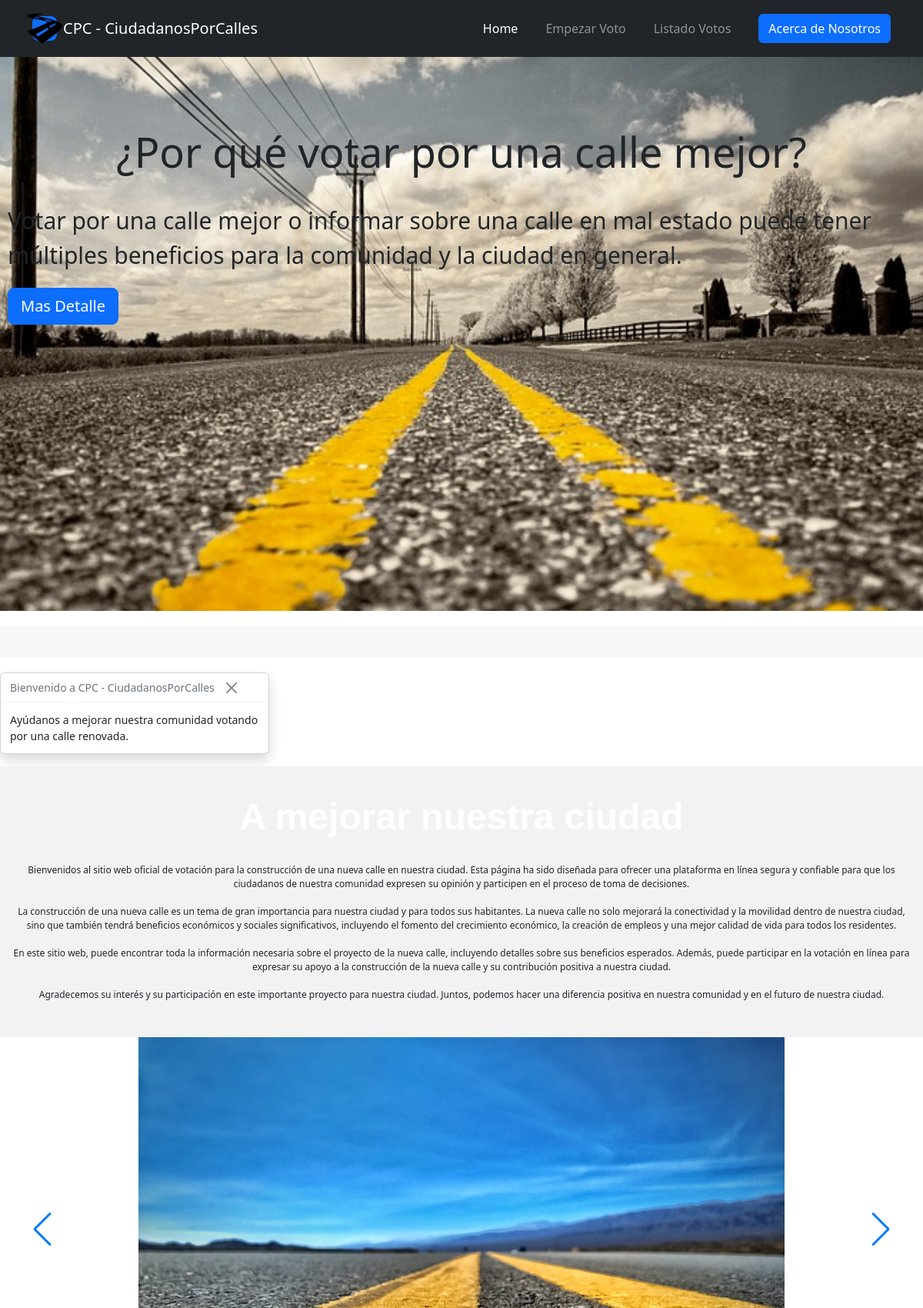
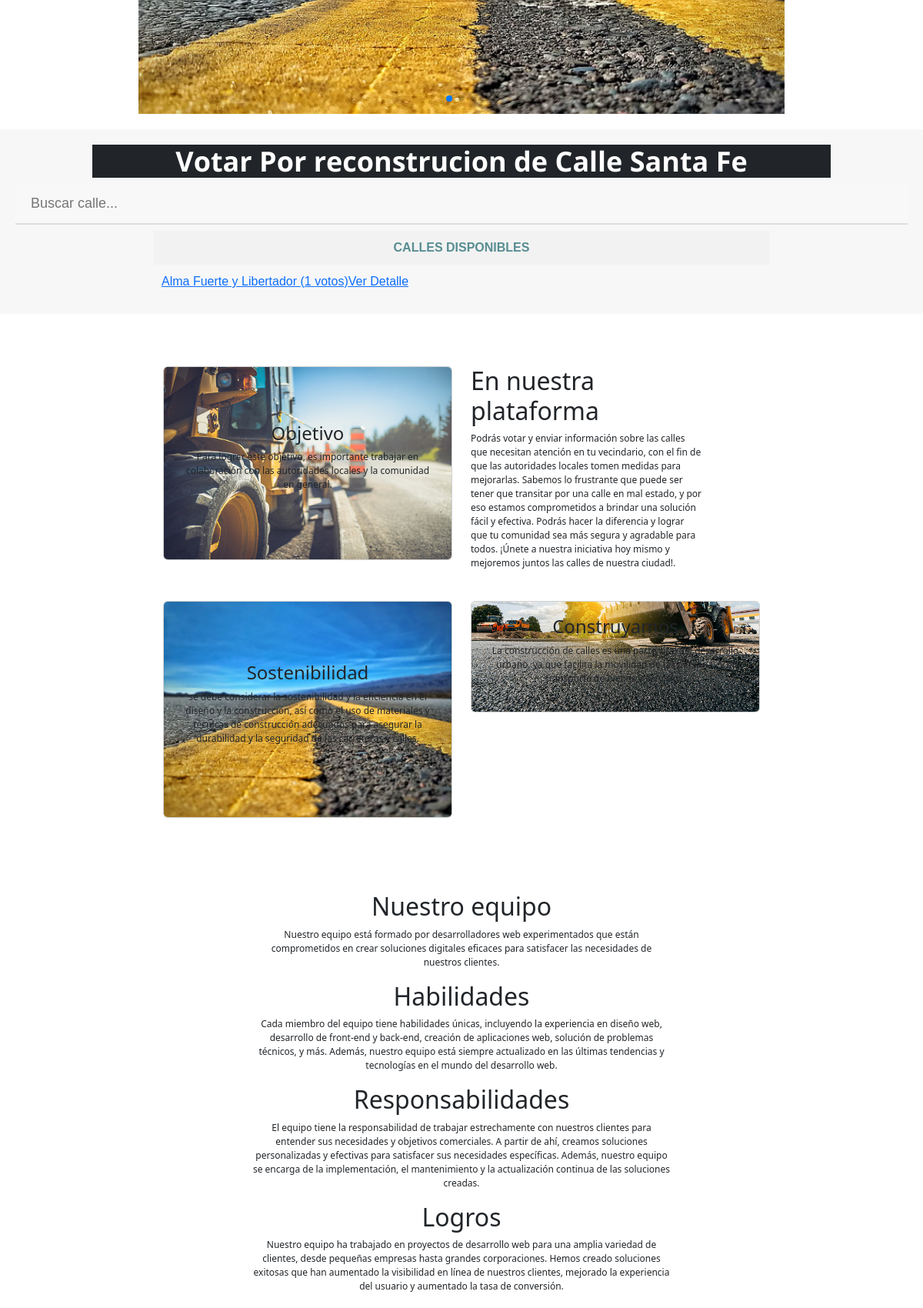
Page /calles/1/ (upper part) on the committed database (2 pictures, top to bottom).
### first/models.py (models this page shows, shortened)
class Ciudad(models.Model):
    nombre = models.CharField(max_length=100)
    pais = models.ForeignKey(Pais, on_delete=models.CASCADE)

class Calle(models.Model):
    nombre = models.CharField(max_length=100)
    ciudad = models.ForeignKey(Ciudad, on_delete=models.CASCADE)
    ubicacion = models.CharField(max_length=255)
    direccion = models.CharField(max_length=255)
    estado_actual = models.CharField(max_length=255)
    problemas_actuales = models.TextField()
    detalles_renovacion = models.TextField()
    imagen = models.ImageField(upload_to='calle', null=True, blank=True)
    pdf = models.FileField(upload_to='calle', null=True, blank=True)
    fecha_hora = models.DateTimeField(auto_now_add=True)
    fecha_finalizacion = models.DateTimeField(null=True, blank=True)
    fecha_inicio = models.DateTimeField(null=True, blank=True)

### first/views.py (the view)
# urls.py: path('calles/<int:ciudad_id>/', views.calles, name='calles'),
def calles(request, ciudad_id):
    ciudad = Ciudad.objects.get(pk=ciudad_id)
    calles = Calle.objects.filter(ciudad=ciudad).annotate(num_votos=Count('voto'))
    calles_ordenadas = sorted(calles, key=attrgetter('num_votos'), reverse=True)
    return render(request, 'calles.html', {'ciudad': ciudad, 'calles': calles_ordenadas})

### first/templates/calles.html (shortened to what this page needs)
{% extends 'base.html' %}
{% load static %}
{% block content %}
<h3 style="padding: 1px; font-family: 'Open Sans', sans-serif; font-size: 3vw; font-weight: 700; background-color: #212529; padding: 0vw; color: #fff; text-align: center; border-radius: 0vw; width: 80vw; margin: 0 auto; line-height: 1.2;">Votar Por reconstrucion de Calle {{ ciudad.nombre }}</h3>
<input type="text" id="calles-busqueda" onkeyup="buscarCalles()" placeholder="Buscar calle...">
<table id="tabla-calles" class="table-center">
  <thead>
    <tr>
      <th>Calles Disponibles</th>
    </tr>
  </thead>
  <tbody>
    <tr>
      <td>
        {% for calle in calles %}
          <a id="paissss" href="{% url 'votar' calle.id %}#form-votar">
            <div class="calle-item"> {{ calle.nombre }} ({{ calle.num_votos }} votos)<a href="{% url 'detalles_calle' calle_id=calle.id %}#table-detalledecalle">Ver Detalle</a></div>
          </a>
        {% endfor %}
      </td>
    </tr>
  </tbody>
</table>
{% endblock  %}

### static/style.css (style rules this page uses)
.table-center { margin: auto; text-align: center; color: #578d91; }
input[type="text"] { width: 100%; padding: 12px 20px; margin: 8px 0; box-sizing: border-box; border: none; border-bottom: 2px solid #ddd; background-color: #f8f8f8; font-size: 18px; color: #555; }
table { border-collapse: collapse; width: 100%; max-width: 800px; margin: auto; margin-top: 20px; font-size: 1em; }
th, td { padding: 10px; text-align: left; border-bottom: 1px solid #ddd; }
th { background-color: #f2f2f2; font-weight: bold; text-transform: uppercase; }

### rows in the picture
Ciudad: nombre "Santa Fe"
Calle: nombre "Alma Fuerte y Libertador", num_votos "1"
